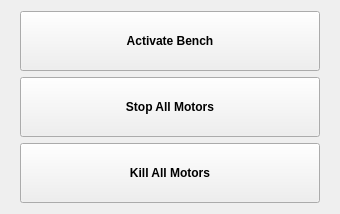
    <widget class="QFrame" name="mainbuttons_fm">
     <property name="enabled">
      <bool>true</bool>
     </property>
     <layout class="QVBoxLayout" name="buttons_lt">
      <property name="leftMargin">
       <number>20</number>
      </property>
      <property name="rightMargin">
       <number>20</number>
      </property>
      <item>
       <widget class="QPushButton" name="pbt_activate">
        <property name="minimumSize">
         <size>
          <width>300</width>
          <height>60</height>
         </size>
        </property>
        <property name="font">
         <font>
          <weight>75</weight>
          <bold>true</bold>
         </font>
        </property>
        <property name="text">
         <string>Activate Bench</string>
        </property>
       </widget>
      </item>
      <item>
       <widget class="QPushButton" name="pbt_stopall">
        <property name="minimumSize">
         <size>
          <width>300</width>
          <height>60</height>
         </size>
        </property>
        <property name="font">
         <font>
          <weight>75</weight>
          <bold>true</bold>
         </font>
        </property>
        <property name="text">
         <string>Stop All Motors</string>
        </property>
       </widget>
      </item>
      <item>
       <widget class="QPushButton" name="pbt_killall">
        <property name="minimumSize">
         <size>
          <width>300</width>
          <height>60</height>
         </size>
        </property>
        <property name="font">
         <font>
          <weight>75</weight>
          <bold>true</bold>
         </font>
        </property>
        <property name="text">
         <string>Kill All Motors</string>
        </property>
       </widget>
      </item>
     </layout>
    </widget>
